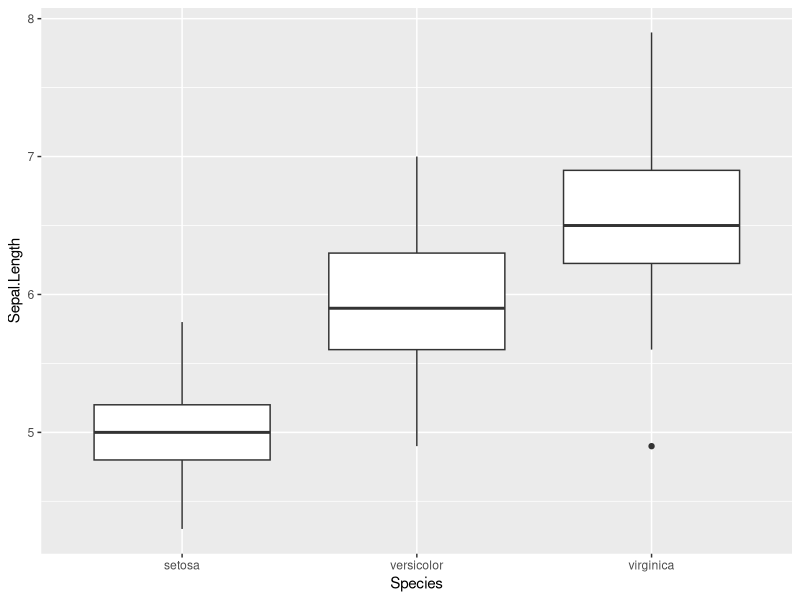

Write the R code that produced this figure.
# load packages
library(tidyverse)

# load iris dataset
data(iris)

# Table: mean sepal length by species
iris %>%
  as_tibble() %>%
  group_by(Species)%>%
  summarize(mean_sepeal_length = mean(Sepal.Length))

# Boxplot sepal length by species
iris %>%
  as_tibble() %>%
  ggplot(aes(x = Species, y = Sepal.Length))+
  geom_boxplot()
